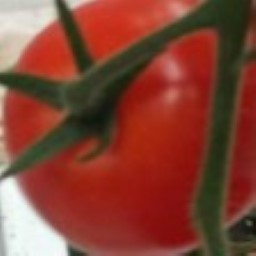
#> input picture Dataset/Matang/Matang (100).jpg, 256 x 256 px; its folder holds only this picture in this run
$ jupyter execute --allow-errors hasil_p0.ipynb   (older library calls are emulated)
#> lines starting #> are read from the running program, lines starting #| are printed output that depends on the picture
#> further down, img is the input picture: shape (256, 256, 3); mean B, G, R 52, 66.5, 131.6
#> `gray = cv.cvtColor(img, cv.COLOR_BGR2GRAY)`:
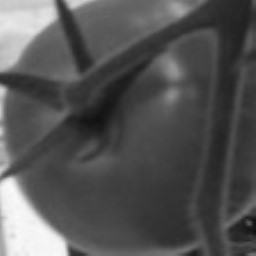
#> gray: shape (256, 256); min 13, max 250, mean 84.3
#> after the loop `for derajat in [0, 45, 90, 135]:`: baris = 30 items
#> pass 2 of the loop `for label in labels:`:
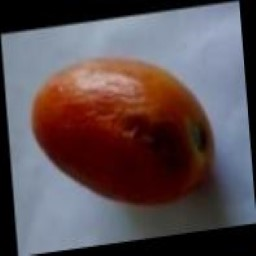
#> input picture Dataset/Rusak/d (104).jpg, 256 x 256 px
#> img is the input picture: shape (256, 256, 3); mean B, G, R 82.5, 78.3, 91.3
#> `gray = cv.cvtColor(img, cv.COLOR_BGR2GRAY)`:
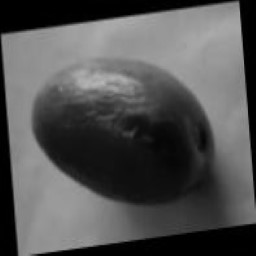
#> gray: shape (256, 256); min 0, max 181, mean 82.7
# Percobaan 1 — Fokus perbaikan Kontras
**Preprocessing:** Grayscale + Resize + Normalisasi + Histogram Equalization

**Fitur:** GLCM (contrast, dissimilarity, homogeneity, ASM, energy, correlation, entropy)

**Klasifikasi:** KNN, SVM, Random Forest

[cell 1]
import cv2 as cv
import matplotlib.pyplot as plt
import numpy as np
import pandas as pd
from skimage.feature import graycomatrix, graycoprops
from scipy.stats import entropy
from sklearn.ensemble import RandomForestClassifier
from sklearn.svm import SVC
from sklearn.neighbors import KNeighborsClassifier
from sklearn.model_selection import train_test_split
from sklearn.metrics import accuracy_score, classification_report, confusion_matrix
import seaborn as sns
import os

1. Import Library
Pada cell ini, seluruh library yang dibutuhkan dalam project klasifikasi diimport. Library cv2 digunakan untuk membaca gambar dan melakukan konversi ke grayscale atau resize. matplotlib dan seaborn digunakan untuk menampilkan visualisasi gambar dan grafik. numpy dan pandas digunakan untuk mengelola data array dan DataFrame. Fungsi `graycomatrix` dan `graycoprops` dari skimage digunakan untuk ekstraksi fitur tekstur GLCM, dan `entropy` dari scipy. Modul sklearn digunakan untuk membagi dataset, melatih model (Random Forest, SVM, KNN), dan menghitung metrik evaluasi.

[cell 2]
def glcm(image, derajat):
    if derajat == 0:
        angles = [0]
    elif derajat == 45:
        angles = [np.pi / 4]
    elif derajat == 90:
        angles = [np.pi / 2]
    elif derajat == 135:
        angles = [3 * np.pi / 4]
    matrix = graycomatrix(image, [1], angles, 256, symmetric=True, normed=True)
    return matrix

def correlation(matriks):
    return graycoprops(matriks, 'correlation')[0, 0]
def dissimilarity(matriks):
    return graycoprops(matriks, 'dissimilarity')[0, 0]
def homogenity(matriks):
    return graycoprops(matriks, 'homogeneity')[0, 0]
def contrast(matriks):
    return graycoprops(matriks, 'contrast')[0, 0]
def ASM(matriks):
    return graycoprops(matriks, 'ASM')[0, 0]
def energy(matriks):
    return graycoprops(matriks, 'energy')[0, 0]
def entropyGlcm(matriks):
    return entropy(matriks.ravel())

2. Fungsi Ekstraksi Fitur GLCM
Cell ini mendefinisikan fungsi-fungsi untuk mengekstrak fitur dari gambar menggunakan metode Gray Level Co-occurrence Matrix (GLCM). Terdapat fungsi `glcm` untuk membangun matriks pada sudut 0, 45, 90, dan 135 derajat, serta tujuh fungsi lain untuk menghitung fitur Correlation, Dissimilarity, Homogeneity, Contrast, ASM, Energy, dan Entropy. Fitur-fitur ini menjadi input utama bagi model machine learning.

[cell 3]
dataset_path = "Dataset"
labels = ["Matang", "Rusak", "Tua"]

data = []
contoh_gambar = {}

#> (the rest of this cell did not finish here and is left out)

3. Memproses Seluruh Dataset (Preprocessing Dasar)
Cell ini membaca seluruh gambar dari folder `Dataset` berdasarkan label ('Matang', 'Rusak', 'Tua'). Tahap preprocessing yang dilakukan pada percobaan 0 ini hanya **Grayscale** dan **Resize** (128x128) tanpa tambahan filter lain. Setiap gambar kemudian diekstrak fiturnya menggunakan GLCM dari empat sudut yang berbeda, dan data hasilnya disimpan dalam sebuah list.

4. Data Understanding (Distribusi Dataset)
Cell ini menghitung dan memvisualisasikan jumlah data citra per kelas. Tujuannya adalah untuk memastikan apakah data yang dibaca sudah lengkap dan apakah distribusinya seimbang antar kelas.

[cell 4]
jumlah_per_label = {label: 0 for label in labels}
for d in data:
    jumlah_per_label[d['label']] += 1
#> this loop made 2 passes
#> after the loop, jumlah_per_label = {'Matang': 1, 'Rusak': 1, 'Tua': 0}

print("Distribusi Dataset:")
for label, jumlah in jumlah_per_label.items():
    print(f"  {label}: {jumlah} gambar")
#> this loop made 3 passes
#> (label, jumlah) on passes 1 to 3: ('Matang', 1), ('Rusak', 1), ('Tua', 0)
#|   Matang: 1 gambar
#|   Rusak: 1 gambar
#|   Tua: 0 gambar

fig, ax = plt.subplots(figsize=(6, 4))
ax.bar(jumlah_per_label.keys(),
       jumlah_per_label.values(),
       color=['green', 'red', 'orange'])
ax.set_title('Distribusi Jumlah Gambar per Label')
ax.set_xlabel('Label')
ax.set_ylabel('Jumlah Gambar')
plt.tight_layout()
plt.show()
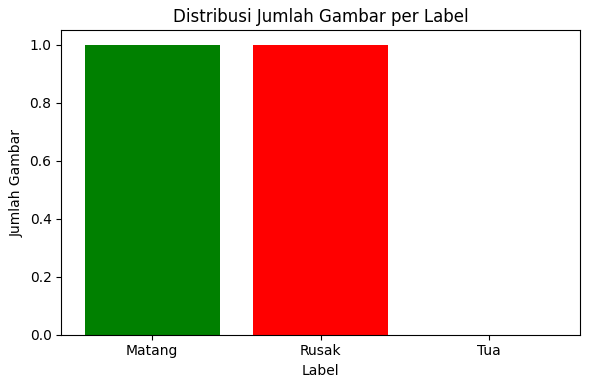
#> figure drawn by matplotlib, 1 panel

5. Visualisasi Gambar Asli
Menampilkan contoh satu citra asli untuk masing-masing kelas ('Matang', 'Rusak', 'Tua') sebagai referensi sebelum citra diproses lebih lanjut.

[cell 5]
fig, axes = plt.subplots(1, 3, figsize=(12, 4))
#> (the rest of this cell did not finish here and is left out)

6. Visualisasi Grayscale dan Resize
Menampilkan contoh citra yang telah melalui proses Grayscale dan Resize 128x128. Gambar ini yang secara langsung dimasukkan ke dalam perhitungan GLCM pada percobaan ini.

[cell 6]
fig, axes = plt.subplots(1, 3, figsize=(12, 4))
#> (the rest of this cell did not finish here and is left out)

7. Penyimpanan Fitur dan Seleksi Berdasarkan Korelasi
Cell ini mengubah list data fitur menjadi format DataFrame pandas lalu menyimpannya ke `hasil_p0.csv`. Selanjutnya, dilakukan pengecekan multikolinearitas melalui heatmap korelasi. Fitur-fitur yang memiliki korelasi sangat tinggi (> 0.95) akan dibuang (feature selection) agar model tidak mengalami *overfitting* atau komputasi berlebih.

[cell 7]
df = pd.DataFrame(data)
#> df = table of 2 rows and 30 columns
df.to_csv("hasil_p0.csv", index=False)
print(f"Total gambar: {len(df)}")
#| Total gambar: 2
print(df.head())
#> (printed output is left out)

# Feature Selection — hapus fitur korelasi tinggi > 0.95
fitur = df.drop(columns=['filename', 'label'])
#> fitur = table of 2 rows and 28 columns
corr_matrix = fitur.corr().abs()
#> corr_matrix = table of 28 rows and 28 columns
upper = corr_matrix.where(
    np.triu(np.ones(corr_matrix.shape), k=1).astype(bool)
)
#> upper = table of 28 rows and 28 columns
drop_cols = [col for col in upper.columns if any(upper[col] > 0.95)]
#> drop_cols = 27 items, first 6: 'Contrast0', 'Dissimilarity0', 'Homogeneity0', 'ASM0', 'Energy0', 'Entropy0'
print(f"\nFitur dihapus (korelasi tinggi): {drop_cols}")
#> (printed output is left out)
fitur_selected = fitur.drop(columns=drop_cols)
#> fitur_selected = table of 2 rows and 1 columns
print(f"Fitur tersisa: {fitur_selected.shape[1]} kolom")
#| Fitur tersisa: 1 kolom

# Heatmap Korelasi
plt.figure(figsize=(14, 10))
sns.heatmap(fitur.corr(), cmap='coolwarm', annot=False)
plt.title('Heatmap Korelasi Fitur GLCM — Percobaan 3')
plt.tight_layout()
plt.show()
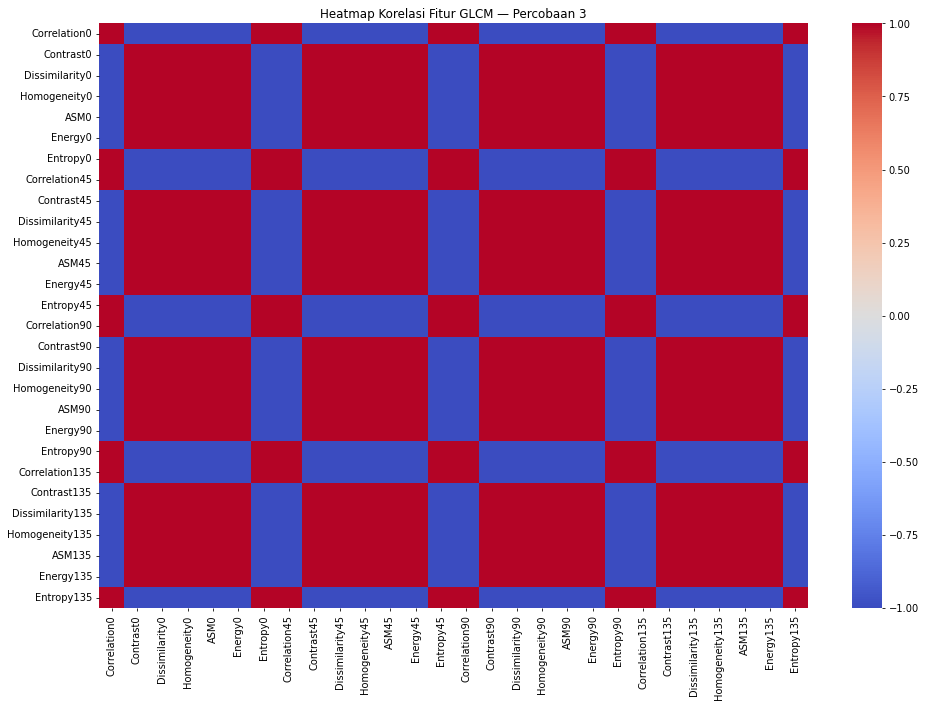
#> figure drawn by matplotlib, 2 panels

[cell 8]
X = fitur_selected
#> X = table of 2 rows and 1 columns
y = df['label']

X_train, X_test, y_train, y_test = train_test_split(
    X, y, test_size=0.2, random_state=42
)
#> X_train = table of 1 rows and 1 columns; X_test = table of 1 rows and 1 columns

# Normalisasi fitur (standardisasi)
X_mean  = X_train.mean()
X_std   = X_train.std()
X_train = (X_train - X_mean) / X_std
X_test  = (X_test  - X_mean) / X_std

print(f"Data latih : {X_train.shape}")
#| Data latih : (1, 1)
print(f"Data uji   : {X_test.shape}")
#| Data uji   : (1, 1)

8. Pemisahan Data dan Standarisasi
Cell ini membagi dataset menjadi data latih (80%) dan data uji (20%). Setelah dibagi, fitur-fitur tersebut dinormalisasi menggunakan standarisasi (Z-score) agar skala nilai antar fitur menjadi seragam, yang mana sangat krusial untuk algoritma berbasis jarak seperti KNN dan SVM.

[cell 9]
# Random Forest
rf = RandomForestClassifier(random_state=42)
rf.fit(X_train, y_train)
y_pred_rf = rf.predict(X_test)

# SVM
svm = SVC(random_state=42)
#> (the rest of this cell did not finish here and is left out)

9. Pelatihan Tiga Algoritma
Cell ini menginisiasi dan melatih (fit) tiga model klasifikasi: Random Forest, SVM, dan KNN menggunakan data latih. Setelah model belajar, dilakukan prediksi (predict) terhadap data uji.

[cell 10]
print("=== Random Forest ===")
print(classification_report(y_test, y_pred_rf))
#|               precision    recall  f1-score   support
#|       Matang       0.00      0.00      0.00       0.0
#|        Rusak       0.00      0.00      0.00       1.0
#|     accuracy                           0.00       1.0
#|    macro avg       0.00      0.00      0.00       1.0
#| weighted avg       0.00      0.00      0.00       1.0

print("=== SVM ===")
#> (the rest of this cell did not finish here and is left out)
